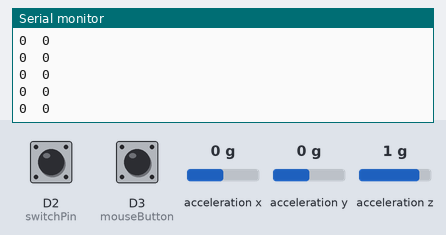
This sketch was run on a simulated Arduino Nano 33 IoT. Shown: the last lines printed to the serial monitor. The inputs (shaded band) are chosen by the test bench; at power-on: acceleration x 0 g, acceleration y 0 g, D2 (switchPin) HIGH, D3 (mouseButton) HIGH, acceleration z 1 g. USB keyboard and mouse output is not drawn.

Above: at 1.2 s.
1.3 s: acceleration x set to -1.4 g
At 2.0 s:
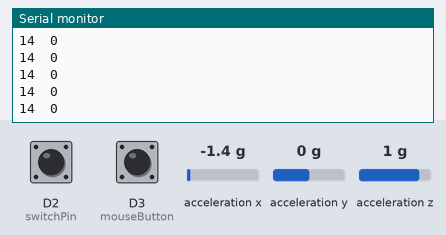
2.8 s: acceleration y set to -1.4 g
At 3.8 s:
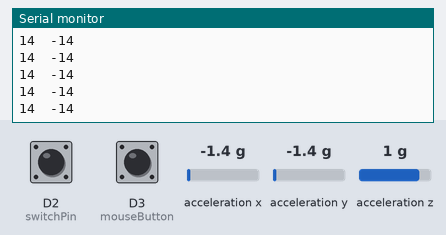
4.3 s: acceleration x set to -0.8 g
At 4.9 s:
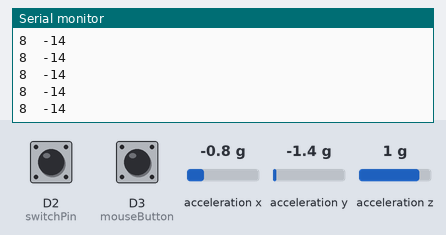
Timing chart, 0 to 7.3 s (numbered marks = the images above; inputs shaded):
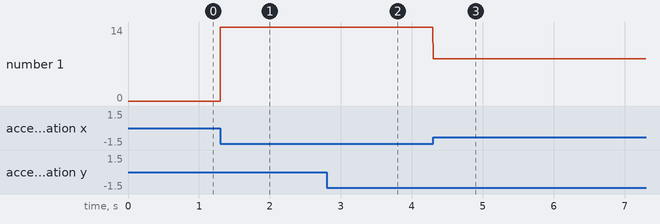

Measured:
- after the input at 1.3 s, the serial monitor: prints a new line at once (image 1)
- after the input at 2.8 s, the serial monitor: prints a new line at once (image 2)
- after the input at 4.3 s, the serial monitor: prints a new line at once (image 3)
- plotted number 1: 0 → 14 after the input at 1.3 s, 14 → 8 after the input at 4.3 s

The sketch:

Accelerometer_Mouse.ino
```cpp
/*
 * A combination of JoystickMouseControl
 *  Using Internal Pullup Resistors
 *  http://www.arduino.cc/en/Tutorial/JoystickMouseControl
 *
 * And using the Arduino Nano 33 IoT's internal accelerometer
 * https://docs.arduino.cc/tutorials/nano-33-iot/imu_accelerometer
 *
 * To get the accelerometer you will need to install LSM6DS3 library from the Library Manager
 *
*/

// adding USB mouse ability
#include "Mouse.h"
// adding accelerometer library
// if you haven't already, get the LSM6DS3 library from the Library Manager
#include <Arduino_LSM6DS3.h>

// set pin numbers for switch, joystick axes, and LED:
const int switchPin = 2;      // switch to turn on and off mouse control
const int mouseButton = 3;    // input pin for the mouse pushButton
const int ledPin = 9;         // Mouse control LED

int responseDelay = 5;        // response delay of the mouse, in ms

bool mouseIsActive = false;    // whether or not to control the mouse
int lastSwitchState = LOW;        // previous switch state

void setup() {
  pinMode(switchPin, INPUT_PULLUP);       // the switch pin
  pinMode(mouseButton, INPUT_PULLUP);     // mouse left click input pin

  // take control of the mouse:
  Mouse.begin();


  //Accelerometer Setup:
  Serial.begin(9600);

  //while (!Serial);
  //This line is present in the LSM6DS3 example
  //But it seems to disturb the mouse functionality
  //When I've taken it out, it doesn't seem to effect the program otherwise
  //If you've had troubles with this mouse example, try commenting out this line

  if (!IMU.begin()) {
    Serial.println("Failed to initialize IMU!");

    while (1);
  }

}

void loop() {
  // read the switch for turning the mouse functionality on and off:
  int switchState = digitalRead(switchPin);
  // if it's changed and it's high, toggle the mouse state:
  if (switchState != lastSwitchState) {
    if (switchState == LOW) {
      mouseIsActive = !mouseIsActive;
      // turn on LED to indicate mouse state:
      digitalWrite(ledPin, mouseIsActive);
    }
  }
  // save switch state for next comparison:
  lastSwitchState = switchState;

  // read X, Y and Z accelerometer information
  // is given to us on a range from -1.0 to 1.0

  float accelX, accelY, accelZ;
  if (IMU.accelerationAvailable()) {
    IMU.readAcceleration(accelX, accelY, accelZ);

    //    Serial.print(accelX);
    //    Serial.print('\t');
    //    Serial.print(accelY);
    //    Serial.print('\t');
    //    Serial.println(accelZ);
  }

  // take those numbers and adjust as necessary
  // here we multiply by 10, but could do more to make it faster
  // also, we may find that we aren't tilting the right way-
  //    may want to multiply by -1 to flip orientation

  int adjustedX = (int)floor((accelX*10)*-1);
  int adjustedY = (int)floor((accelY*10));


  Serial.print(adjustedX);
  Serial.print('\t');
  Serial.println(adjustedY);


  // if the mouse control state is active, move the mouse:
  if (mouseIsActive) {
    Mouse.move(adjustedX, adjustedY, 0);
  }

  // read the mouse button and click or not click:
  // if the mouse button is pressed:
  if (digitalRead(mouseButton) == LOW) {
    // if the mouse is not pressed, press it:
    if (!Mouse.isPressed(MOUSE_LEFT)) {
      Mouse.press(MOUSE_LEFT);
    }
  }
  // else the mouse button is not pressed:
  else {
    // if the mouse is pressed, release it:
    if (Mouse.isPressed(MOUSE_LEFT)) {
      Mouse.release(MOUSE_LEFT);
    }
  }

  delay(responseDelay);
}
```
